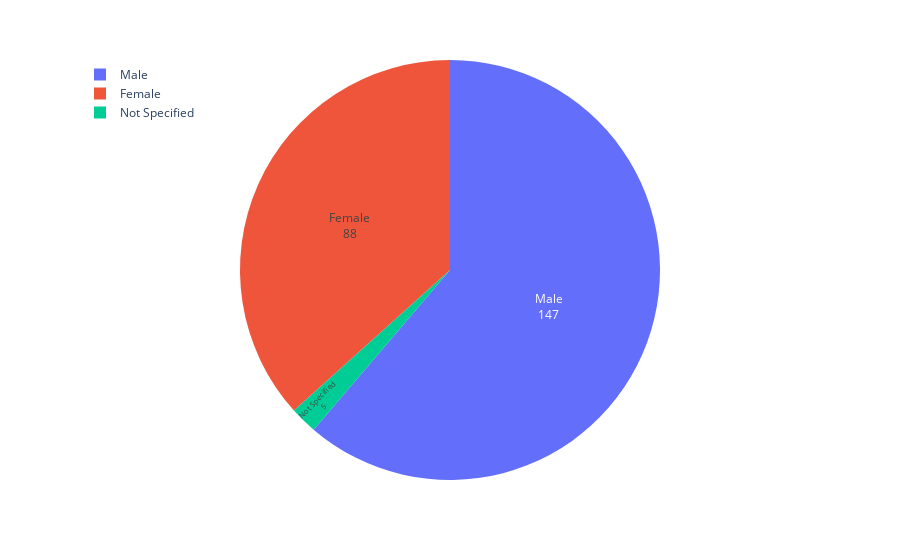

This figure's notebook cell:
### Code cell
fig_gender = px.pie(province_cases, values='count', names='gender')
fig_gender.update_layout(legend=dict(x=0, y=1))
# hov_template = ''
fig_gender.update_traces(hoverinfo= 'label+percent', 
                  hovertemplate = '%{label}<br>%{value}',
                  textinfo='value+label',
                  textposition='inside')
fig_gender.show()

### Figure 1 — Plotly figure (JSON) as saved in the notebook; plotly's stock layout.template omitted (floating-point values rounded to 4 significant figures)
{"data": [{"domain": {"x": [0, 1], "y": [0, 1]}, "hoverinfo": "label+percent", "hoverlabel": {"namelength": 0}, "hovertemplate": "%{label}<br>%{value}", "labels": ["Female", "Male", "Not Specified"], "legendgroup": "", "name": "", "showlegend": true, "textinfo": "value+label", "textposition": "inside", "type": "pie", "values": [88, 147, 5]}], "layout": {"legend": {"tracegroupgap": 0, "x": 0, "y": 1}, "margin": {"t": 60}}}
